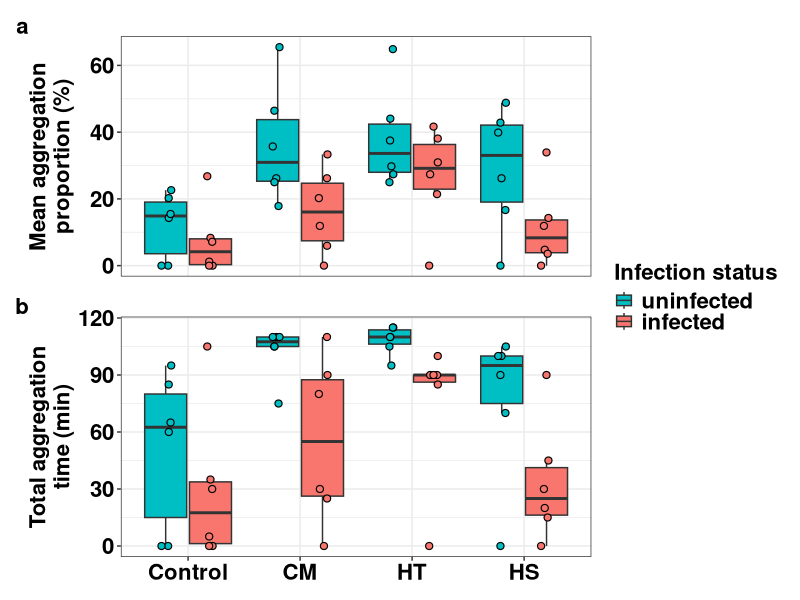
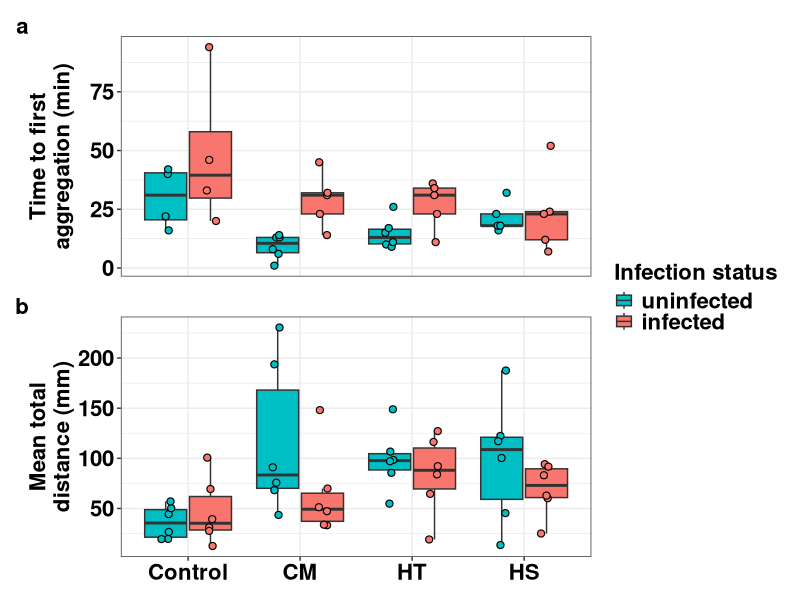
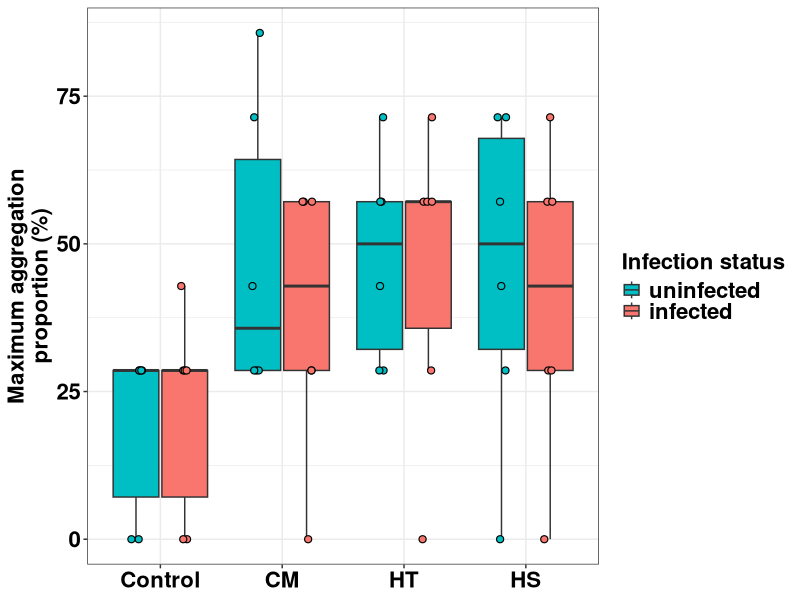
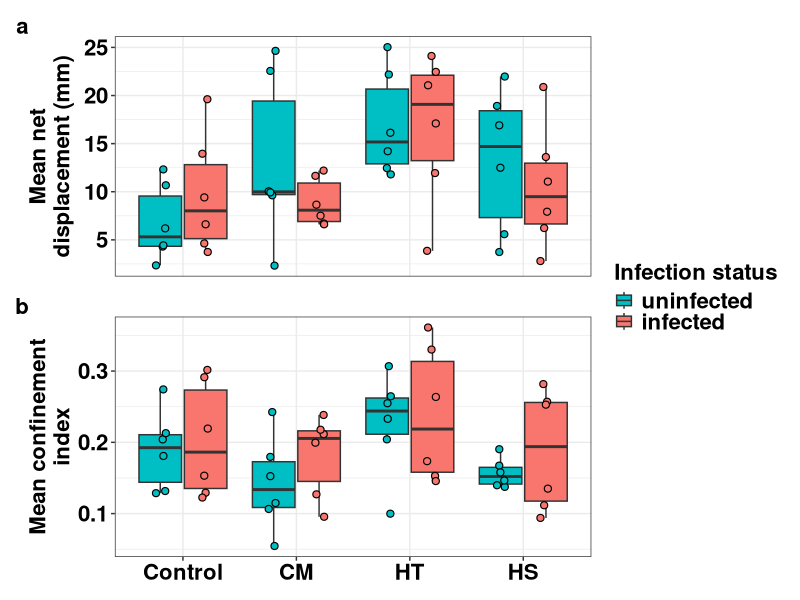
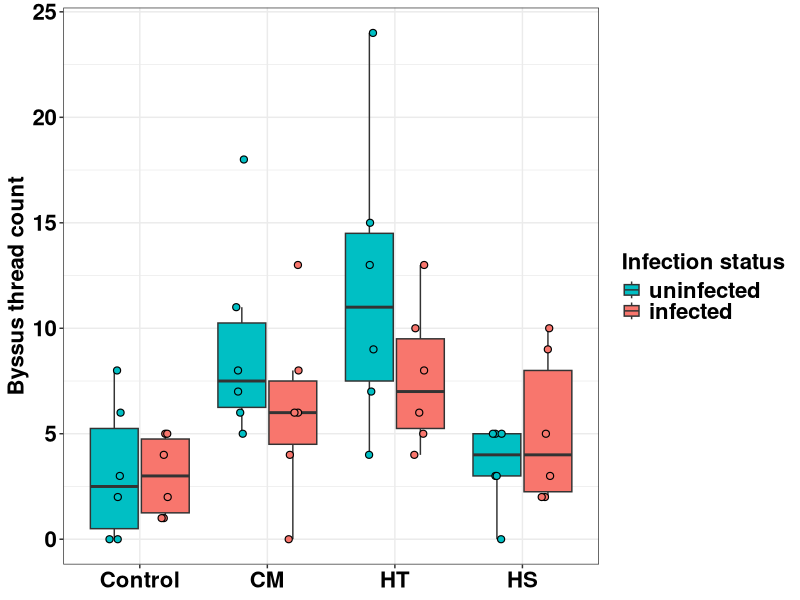
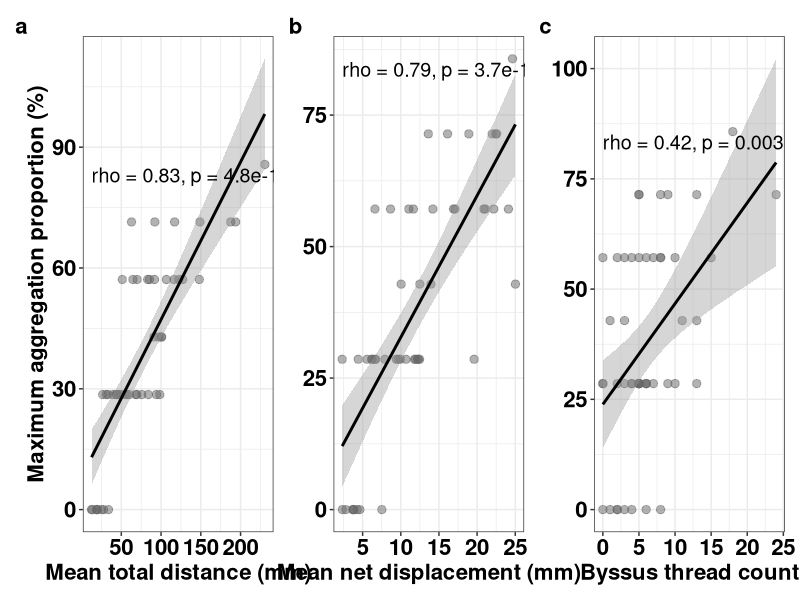
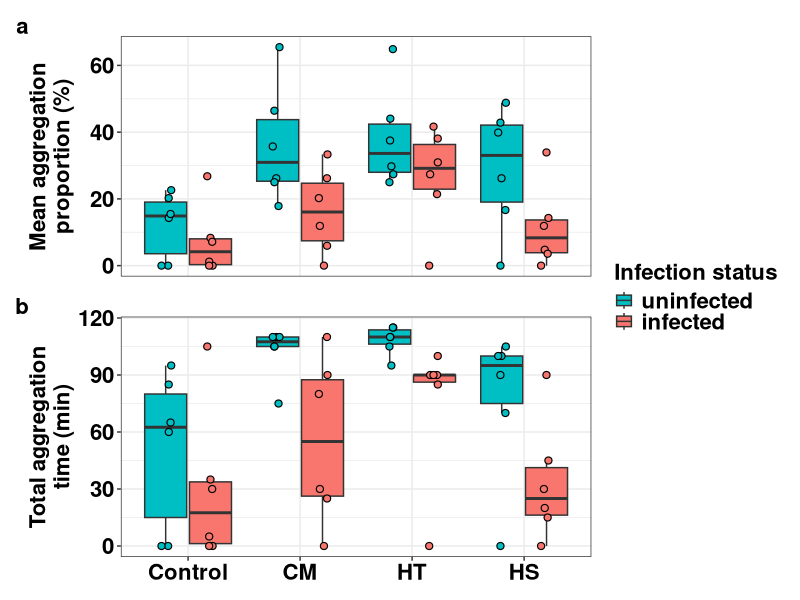
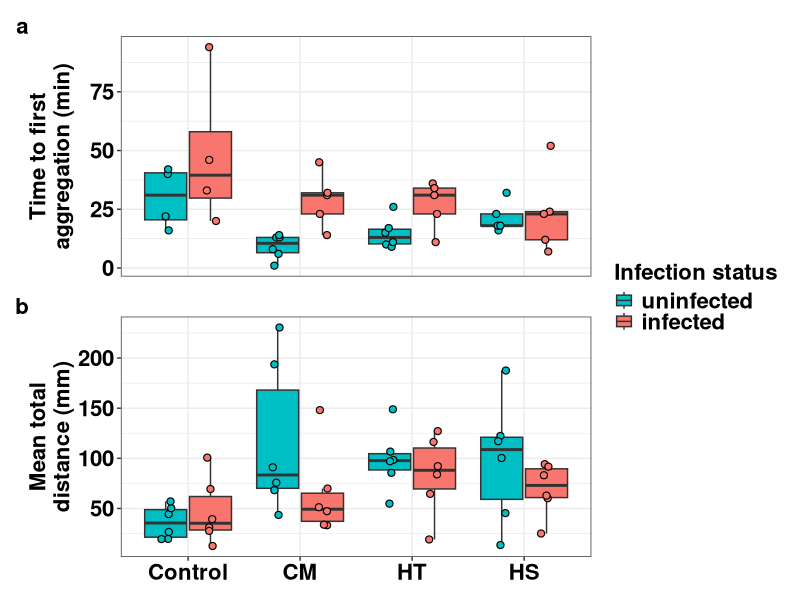

The R script that drew these images, in order:
# # ============================================================
# Aggregation & Movement Figures
# Project: Effects of parasitic infection on predation risk
#          responses in blue mussels (Mytilus edulis)
#
# Main text:
#   Figure 1: (a) mean aggregation proportion, (b) total aggregation time
#   Figure 2: (a) time to first aggregation, (b) mean total distance
# Appendix (ordered by metric number in Table 1):
#   Figure S1: maximum aggregation proportion
#   Figure S2: (a) mean net displacement, (b) mean confinement index
#   Figure S3: byssus thread count
#
# Shared layout: paired panels share the x-axis (Group); a single
# legend is collected to the right; all fonts bold, size 16.
# Individual replicates are drawn as filled points with a black
# outline so that they remain visible where they overlap the boxes.
# ============================================================

library(dplyr)
library(tidyr)      # CHANGED: needed for drop_na() in Figure S4
library(ggplot2)
library(patchwork)

# ---- Data ----
move_total <- read.csv(
  "data/processed/merged_movement.csv",
  header = TRUE, sep = ",", stringsAsFactors = FALSE, fileEncoding = "UTF-8"
)
move_total$Group  <- factor(move_total$Group,
                            levels = c("Control", "CM", "HT", "HS"))
move_total$Status <- factor(move_total$Status,
                            levels = c("uninfected", "infected"))

# ---- Colours ----
col_status <- c("uninfected" = "#00BFC4", "infected" = "#F8766D")

# ---- Common theme (all bold, size 16) ----
base_theme <- theme_bw() +
  theme(
    strip.text   = element_text(face = "bold", size = 16, color = "black"),
    axis.text    = element_text(face = "bold", size = 16, color = "black"),
    axis.title   = element_text(face = "bold", size = 16, color = "black"),
    legend.title = element_text(face = "bold", size = 16, color = "black"),
    legend.text  = element_text(face = "bold", size = 16, color = "black"),
    legend.key.size = unit(0.5, "cm")
  )

# ---- Reusable panel builders ----------------------------------
# Top panel of a pair: x-axis removed (shared with bottom panel)
make_top <- function(data, yvar, ylab, tag) {
  ggplot(data, aes(x = Group, y = .data[[yvar]], fill = Status)) +
    geom_boxplot(outlier.shape = NA, position = position_dodge(width = 0.8)) +
    # CHANGED: points filled with the box colour plus a black outline
    geom_point(shape = 21, colour = "black", stroke = 0.6, size = 2,
               show.legend = FALSE,
               position = position_jitterdodge(jitter.width = 0.2,
                                               dodge.width = 0.8,
                                               seed = 1)) +
    scale_fill_manual(values = col_status) +
    base_theme +
    theme(axis.title.x = element_blank(),
          axis.text.x  = element_blank(),
          axis.ticks.x = element_blank(),
          plot.tag     = element_text(size = 16, face = "bold")) +
    labs(y = ylab, x = NULL,
         fill = "Infection status", tag = tag)
}

# Bottom panel of a pair: keeps the x-axis
make_bottom <- function(data, yvar, ylab, tag) {
  ggplot(data, aes(x = Group, y = .data[[yvar]], fill = Status)) +
    geom_boxplot(outlier.shape = NA, position = position_dodge(width = 0.8)) +
    # CHANGED: points filled with the box colour plus a black outline
    geom_point(shape = 21, colour = "black", stroke = 0.6, size = 2,
               show.legend = FALSE,
               position = position_jitterdodge(jitter.width = 0.2,
                                               dodge.width = 0.8,
                                               seed = 1)) +
    scale_fill_manual(values = col_status) +
    base_theme +
    theme(plot.tag = element_text(size = 16, face = "bold")) +
    labs(y = ylab, x = NULL,
         fill = "Infection status", tag = tag)
}

# Single (standalone) panel: keeps the x-axis, no tag
make_single <- function(data, yvar, ylab) {
  ggplot(data, aes(x = Group, y = .data[[yvar]], fill = Status)) +
    geom_boxplot(outlier.shape = NA, position = position_dodge(width = 0.8)) +
    # CHANGED: points filled with the box colour plus a black outline
    geom_point(shape = 21, colour = "black", stroke = 0.6, size = 2,
               show.legend = FALSE,
               position = position_jitterdodge(jitter.width = 0.2,
                                               dodge.width = 0.8,
                                               seed = 1)) +
    scale_fill_manual(values = col_status) +
    base_theme +
    labs(y = ylab, x = NULL,
         fill = "Infection status")
}

# ================================================================
# Figure 1: (a) mean aggregation proportion, (b) total aggregation time
# ================================================================
f1_a <- make_top(move_total, "mean_A",
                 "Mean aggregation\nproportion (%)", "a")
f1_b <- make_bottom(move_total, "total_time_agg",
                    "Total aggregation\ntime (min)", "b")

fig1 <- wrap_plots(f1_a, f1_b, ncol = 1) + plot_layout(guides = "collect")
fig1
ggsave("outputs/figures/Figure1_aggregation.pdf",
       plot = fig1, width = 8, height = 9)

# ================================================================
# Figure 2: (a) time to first aggregation, (b) mean total distance
#   Panel a uses only arenas where aggregation occurred
# ================================================================
f2_a <- make_top(filter(move_total, Aggregated == "yes"), "Start_Time",
                 "Time to first\naggregation (min)", "a")
f2_b <- make_bottom(move_total, "mean_gross_mm",
                    "Mean total\ndistance (mm)", "b")

fig2 <- wrap_plots(f2_a, f2_b, ncol = 1) + plot_layout(guides = "collect")
fig2
ggsave("outputs/figures/Figure2_time_distance.pdf",
       plot = fig2, width = 8, height = 9)

# ================================================================
# Figure S1: maximum aggregation proportion (single panel)
# ================================================================
figS1 <- make_single(move_total, "Amax",
                     "Maximum aggregation\nproportion (%)")
figS1
ggsave("outputs/figures/FigureS1_max_aggregation.pdf",
       plot = figS1, width = 8, height = 6)

# ================================================================
# Figure S2: (a) mean net displacement, (b) mean confinement index
# ================================================================
fS2_a <- make_top(move_total, "mean_net_mm",
                  "Mean net\ndisplacement (mm)", "a")
fS2_b <- make_bottom(move_total, "mean_CI",
                     "Mean confinement\nindex", "b")

figS2 <- wrap_plots(fS2_a, fS2_b, ncol = 1) + plot_layout(guides = "collect")
figS2
ggsave("outputs/figures/FigureS2_net_confinement.pdf",
       plot = figS2, width = 8, height = 9)

# ================================================================
# Figure S3: byssus thread count (single panel)
# ================================================================
figS3 <- make_single(move_total, "Byssus",
                     "Byssus thread count")
figS3
ggsave("outputs/figures/FigureS3_byssus.pdf",
       plot = figS3, width = 8, height = 6)

# ================================================================
# Figure S4: Overall Spearman correlations (n = 48 arenas)
#   (a) maximum aggregation proportion vs mean total distance
#   (b) maximum aggregation proportion vs mean net displacement
#   (c) maximum aggregation proportion vs byssus thread count
# ================================================================

# ---- Data: remove rows with missing values ----
vars_clean <- move_total %>%
  select(Amax, mean_gross_mm, mean_net_mm, Byssus) %>%
  drop_na()

# ---- Spearman correlations ----
cor_gross_overall  <- cor.test(vars_clean$Amax, vars_clean$mean_gross_mm,
                               method = "spearman", exact = FALSE)
cor_net_overall    <- cor.test(vars_clean$Amax, vars_clean$mean_net_mm,
                               method = "spearman", exact = FALSE)
cor_byssus_overall <- cor.test(vars_clean$Amax, vars_clean$Byssus,
                               method = "spearman", exact = FALSE)

# ---- Label helper: rho and p ----
make_label <- function(cor_obj) {
  paste0("rho = ", round(cor_obj$estimate, 2),
         ", p = ", signif(cor_obj$p.value, 2))
}

# ---- Correlation panel builder (same base_theme, size 16) ----
# left = TRUE keeps the y-axis title; FALSE drops it to avoid
# repeating the same label across the three horizontal panels
make_cor_panel <- function(data, xvar, xlab, cor_obj, tag, left = FALSE) {
  p <- ggplot(data, aes(x = .data[[xvar]], y = Amax)) +
    geom_point(size = 2.5, alpha = 0.5, color = "grey40") +
    geom_smooth(method = "lm", se = TRUE, color = "black") +
    annotate("text",
             x = min(data[[xvar]], na.rm = TRUE),
             y = max(data$Amax, na.rm = TRUE),
             label = make_label(cor_obj),
             hjust = 0, vjust = 1.2, size = 5) +
    base_theme +
    theme(plot.tag = element_text(size = 16, face = "bold")) +
    labs(x = xlab,
         y = "Maximum aggregation proportion (%)",
         tag = tag)
  if (!left) p <- p + theme(axis.title.y = element_blank())
  p
}

# ---- Three panels (only the first keeps the y-axis title) ----
s4_a <- make_cor_panel(vars_clean, "mean_gross_mm",
                       "Mean total distance (mm)",
                       cor_gross_overall, "a", left = TRUE)
s4_b <- make_cor_panel(vars_clean, "mean_net_mm",
                       "Mean net displacement (mm)",
                       cor_net_overall, "b", left = FALSE)
s4_c <- make_cor_panel(vars_clean, "Byssus",
                       "Byssus thread count",
                       cor_byssus_overall, "c", left = FALSE)

figS4 <- wrap_plots(s4_a, s4_b, s4_c, ncol = 3)
figS4
ggsave("outputs/figures/FigureS4_correlations.pdf",
       plot = figS4, width = 15, height = 6)
